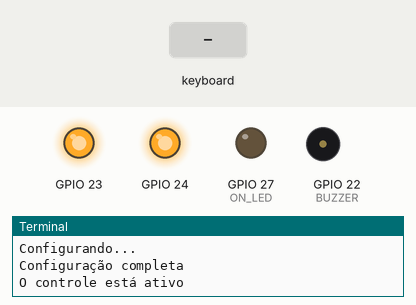
Bench run of a program on a simulated Raspberry Pi (BCM pin numbers). Parts: output pins drawn as LEDs (lit = HIGH), buzzer (waves = sounding, pin HIGH), the last lines printed to the terminal. The inputs (shaded band) are chosen by the test bench. The desktop window is not drawn, its controls go by their first labels and the mouse button is held 0.15 s.

Above: at 1.2 s.
1.3 s: key "a" typed on the keyboard
At 2.5 s:
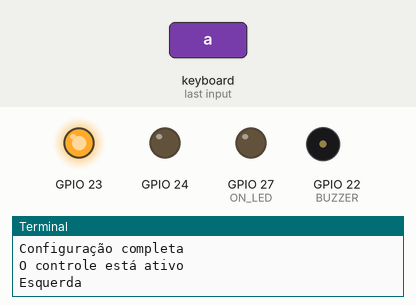
2.8 s: key space typed on the keyboard
At 3.6 s:
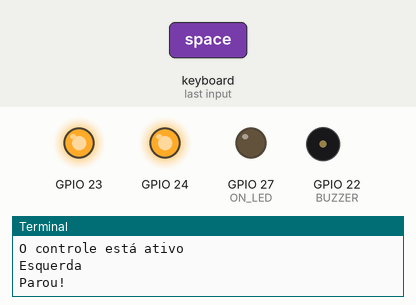
Timing chart, 0 to 5.8 s (numbered marks = the images above; inputs shaded):
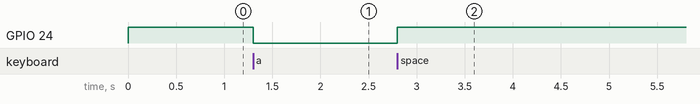

The program:

controller.py
```python
import tkinter
import Config
import time
from Config import motorLeft, motorRight

def stopMotors():
    motorLeft.stop()
    motorRight.stop()
def goLeft():
    motorLeft.stop()
    motorRight.run()
def goRight():
    motorLeft.run()
    motorRight.stop()
def go():
    motorLeft.run()
    motorRight.run()

# Lista das possíveis teclas de input com a informação se estão ou não pressionadas.
pressed = {
    'Up': False,
    'Down': False,
    'Right': False,
    'Left': False,
    'w': False,
    's': False,
    'd': False,
    'a': False,
    'space':False
}
entry_keys = pressed.keys()

# É chamada sempre que uma tecla é pressionada / está sendo pressionada.
def press_handler(event):
    #print(event.keysym + ' pressed')
    if event.keysym in entry_keys:
        if not pressed[event.keysym]:
            pressed[event.keysym] = True
            #print(event.keysym + ' pressed')
            update()

# É chamada sempre que uma tecla que estava sendo pressionada é solta.
def release_handler(event):
    if event:
        if event.keysym in entry_keys:
            pressed[event.keysym] = False
            #print(event.keysym + ' released')
            update()

# O update é chamado quando há mudança de estado. Faz a interpretação dos comandos.
# 0 = Stop, 1 = Go Forward, 2 = Go Backward, 3 = Rotate Right, 4 = Rotate Left, 5 = Turn Right Forward, 6 = Turn Left Forward, 7 = Turn Right Backward, 8 = turn Left Backward
def update():
    up = pressed['Up'] or pressed['w']
    stop = pressed['Down'] or pressed['s'] or pressed['space']
    right = pressed['Right'] or pressed['d']
    left = pressed['Left'] or pressed['a']

    if up:
        print("Frente")
        go()
        Config.buzz(0.5)
    elif right:
        print("Direita")
        goRight()
    elif left:
        print("Esquerda")
        goLeft()
    elif stop:
        print("Parou!")
        stopMotors()

# Envia o código para o robô via Bluetooth.
def send(msg: bytes):
    pass

# Cria uma janela no sistema operacional para receber o input do teclado.
r = tkinter.Tk()
r.title("Blackstorm")
r.geometry('400x200')
label = tkinter.Label(r, text = "ARGUS\nControle do robô\nAtivo")
label.pack()

# Cadastra os eventos de tecla pressionada e solta.
r.bind('<KeyPress>', press_handler)
r.bind('<KeyRelease>', release_handler)

# Faz a mágica acontecer :D
print("O controle está ativo")
r.mainloop()

print("Programa encerrado.")
stopMotors()
```

Config.py
```python
import RPi.GPIO as GPIO
from motor import Motor
import time

print("Configurando...")

GPIO.setmode(GPIO.BCM)

ON_LED = 27
BUZZER = 22
GPIO.setup(ON_LED, GPIO.OUT)
GPIO.setup(BUZZER, GPIO.OUT, initial=GPIO.LOW)

motorLeft = Motor(23, 'Esquerda')
motorRight = Motor(24, 'Direita')

print("Configuração completa")

def ledON():
    GPIO.output(ON_LED, GPIO.HIGH)
def ledOFF():
    GPIO.output(ON_LED, GPIO.LOW)

def buzz(duration):
    GPIO.output(BUZZER, GPIO.HIGH)
    time.sleep(duration)
    GPIO.output(BUZZER, GPIO.LOW)
def threeBuzz():
    buzz(0.5)
    time.sleep(0.5)
    buzz(0.5)
    time.sleep(0.5)
    buzz(0.5)
    time.sleep(0.5)
```

motor.py
```python
import RPi.GPIO as GPIO
import time

class Motor:
    def __init__(self, pin: int, name: str):
        self.pin = pin
        self.name = name

        GPIO.setup(pin, GPIO.OUT, initial=GPIO.HIGH)
        # Faz o relé interromper a alimentação do driver de motor
        # Isso faz o motor desativar
        GPIO.output(pin, GPIO.HIGH)

    def PRINT(self):
        print("- Motor: " + self.name + " - Inc Pin: " + str(self.dp.INC_PIN))

    #def setState(self, state: bool):
    #    GPIO.output(self.pin, state)

    def stop(self):
        GPIO.output(self.pin, GPIO.HIGH)

    def run(self):
        GPIO.output(self.pin, GPIO.LOW)
```

Measured:
- after the input at 1.3 s, GPIO 24: HIGH → LOW at once
- after the input at 2.8 s, GPIO 24: LOW → HIGH at once
